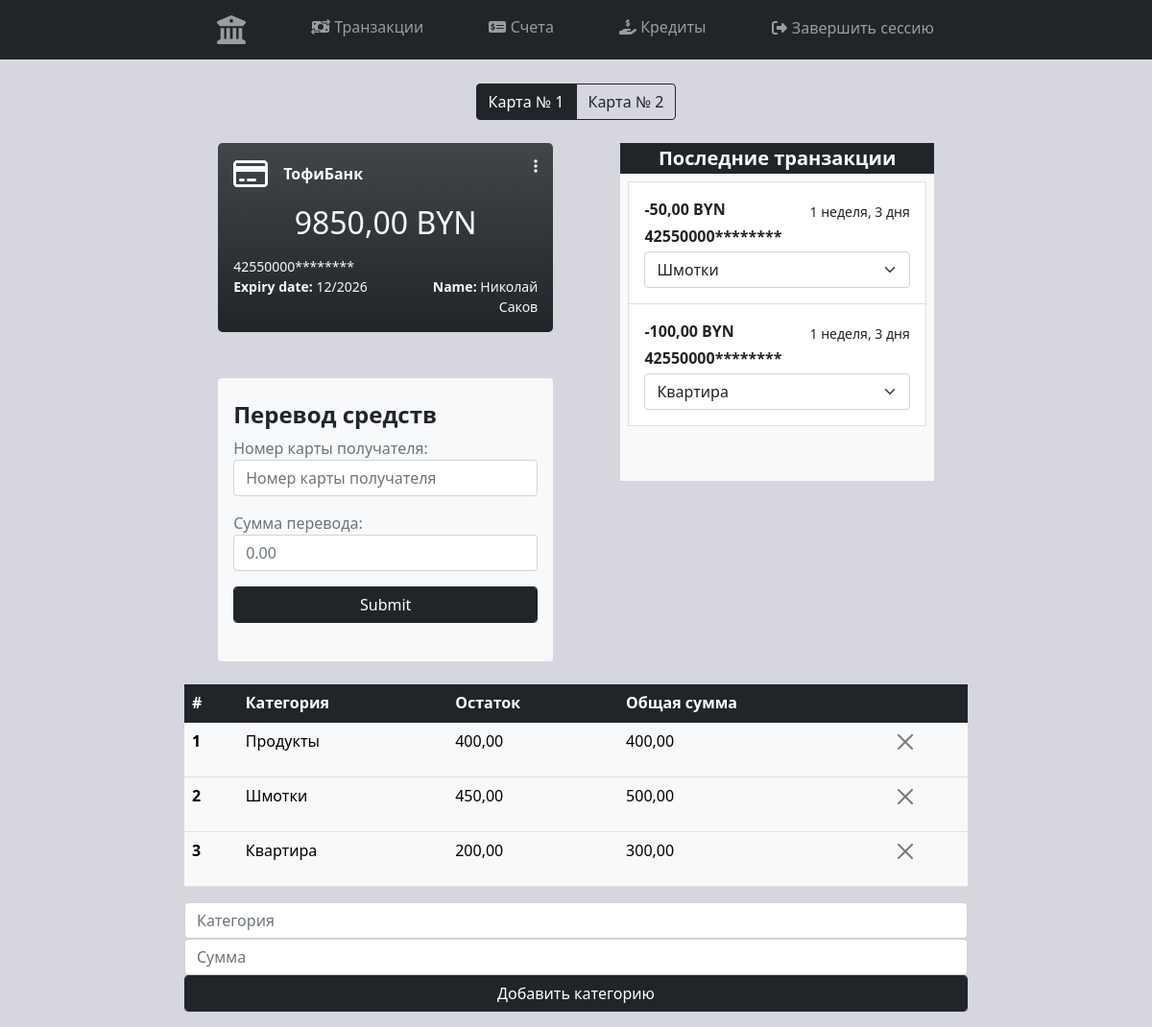
Screenshot of /transactions (signed in) with the database file from the repository.
### bank_system_app/models.py (models this page shows, shortened)
class Card(models.Model):
    user = models.ForeignKey("User", on_delete=models.SET_NULL, null=True)
    first_name = models.CharField(max_length=32)
    last_name = models.CharField(max_length=32)
    number = models.CharField(max_length=16)
    expire_date = models.DateField()
    cvv_code = models.CharField(max_length=256)
    account = models.ForeignKey("Account", on_delete=models.CASCADE, related_name='cards')

class Account(models.Model):
    user = models.ForeignKey(User, on_delete=models.PROTECT)
    account_number = models.CharField(max_length=16, unique=True)
    balance = models.DecimalField(max_digits=10, decimal_places=2, default=0)

class Transactions(models.Model):
    user = models.ForeignKey("User", on_delete=models.CASCADE, null=True)
    amount = models.DecimalField(max_digits=10, decimal_places=2)
    date = models.DateTimeField(auto_now_add=True)
    card_from = models.ForeignKey("Card", on_delete=models.CASCADE, related_name='card_from')
    card_to = models.ForeignKey("Card", on_delete=models.CASCADE, related_name='card_to')
    category = models.ForeignKey("Categories", on_delete=models.SET_NULL, null=True)

class Categories(models.Model):
    user = models.ForeignKey("User", on_delete=models.CASCADE)
    name = models.CharField(max_length=64)
    percent = models.DecimalField(max_digits=5, decimal_places=2)
    amount = models.DecimalField(max_digits=10, decimal_places=2, null=True)
    current_sum = models.DecimalField(max_digits=10, decimal_places=2)

### bank_system_app/views.py (the view)
# urls.py: path("transactions", TransactionsView.as_view(), name='transactions'),
class TransactionsView(TemplateView):
    template_name = 'transactions/index.html'
    def get_context_data(self, **kwargs) -> dict[str, any]:
        context = super().get_context_data(**kwargs)
        user = self.request.user
        if (user.is_authenticated):
            if Card.objects.filter(user=user).exists():
                cards = Card.objects.filter(user=user)
                context['cards'] = cards
                transactions = Transactions.objects.filter(user=user).order_by('-date')
                context['transactions'] = transactions
                if ('active_card' not in context):
                    context['active_card'] = 1
                categories = Categories.objects.filter(user=user)
                context['categories'] = categories
        return context
    def get(self, request, *args, **kwargs):
        context = self.get_context_data(**kwargs)
        return self.render_to_response(context)

### bank_system_app/templates/transactions/index.html (shortened to what this page needs)
{% extends 'layout.html' %}
{% load humanize %}
{% block content %}
    {% if user.is_authenticated %}
        {% if cards %}
            <div class="d-flex justify-content-center">
                <div class="btn-group mt-4" role="group" aria-label="Basic radio toggle button group">
                    {% for card in cards %}
                        <a href="{% url 'transactions' forloop.counter %}" class="btn {% if forloop.counter == active_card %} btn-dark {% else %} btn-outline-dark {% endif %}" name="btnradio" id="btnradio{{ forloop.counter }}">
                            Карта № {{ forloop.counter }}
                        </a>
                    {% endfor %}
                </div>
            </div>
            {% for card in cards %}
                {% if forloop.counter == active_card %}
                    <div class="d-flex justify-content-around mt-4 align-items-start">
                        <div class="d-flex flex-column">
                            <div class="payment-card bg-dark bg-gradient text-light d-flex flex-column p-3 rounded-3">
                                <div class="d-flex flex-row justify-content-between">
                                    <i class="fa-regular fa-credit-card h2"></i>
                                    <div class="flex-grow-1 ps-3 pt-1">
                                        <strong>ТофиБанк</strong>
                                    </div>
                                    <div class="dropdown">
                                        <a class="decoration-none text-light" id="dropdownMenuCardButton" href="#" data-bs-toggle="dropdown" aria-expanded="false">
                                            <i class="fa-solid fa-ellipsis-vertical"></i>
                                        </a>
                                    </div>
                                </div>
                                <h2 class="py-2 text-center">
                                    {{ card.account.balance }} BYN
                                </h2>
                                <div class="row">
                                    <div class="col-6">
                                        <small id="card_number" class="pt-3 card_number">
                                        </small>
                                    </div>
                                </div>
                                <div class="row">
                                    <div class="col-sm-6">
                                        <small>
                                            <strong>Expiry date:</strong> {{ card.expire_date.month }}/{{card.expire_date.year}}
                                        </small>
                                    </div>
                                    <div class="col-sm-6 text-end">
                                        <small>
                                            <strong>Name:</strong> <span class="">{{ card.first_name }} {{ card.last_name }}</span>
                                        </small>
                                    </div>
                                </div>
                            </div>
                            <section class="mt-5 bg-light py-4 px-3 rounded-2">
                                <h4><strong>Перевод средств</strong></h4>
                                <form action="{% url "make_transaction" %}" method="post">
                                    <div class="d-flex flex-column text-muted">
                                        <label>Номер карты получателя: </label>
                                        <input class="form-control" type="text" name="card_number" placeholder="Номер карты получателя">
                                        <label class="mt-3">Сумма перевода: </label>
                                        <input class="form-control" type="number" step=".01" name="sum" placeholder="0.00">
                                        <input class="form-control btn-dark mt-3" type="submit">
                                    </div>
                                </form>
                            </section>
                        </div>
                        <section class="d-flex flex-column w-40 h-100">
                            <div class="bg-dark text-light">
                                <h5 class="p-1 rounded-2 mb-0 text-center"><strong>Последние транзакции</strong></h5>
                            </div>
                            <div class="bg-light min-vh-40 p-2">
                                {% for transaction in transactions %}
                                    <a href="#" class="list-group-item list-group-item-action py-3" aria-current="true">
                                        <div class="d-flex align-items-center justify-content-between">
                                        <strong class="mb-1">-{{ transaction.amount }} BYN</strong>
                                        <small>{{ transaction.date|timesince }}</small>
                                        </div>
                                        <div class="col-10 mb-1"><strong class="card_number">{{ transaction.card_from.number }}</strong></div>
                                        <select name="categorySelects" class="form-select" aria-label="Default select example">
                                            {% for category in categories %}
                                                <option value="{{ category.id }}" {% if transaction.category.id == category.id %}selected{% endif %}>{{ category.name }}</option>
                                            {% endfor %}
                                        </select>
                                    </a>
                                {% endfor %}
                            </div>
                        </section>
                    </div>
                    <section class="distribution mt-4">
                        <table class="table">
                            <thead class="table-dark">
                                <tr>
                                    <th scope="col">#</th>
                                    <th scope="col">Категория</th>
                                    <th scope="col">Остаток</th>
                                    <th scope="col">Общая сумма</th>
                                    <th scope="col"></th>
                                </tr>
                            </thead>
                            <tbody>
                                {% for category in categories %}
                                    <tr class="table-light">
                                        <th scope="row">{{ forloop.counter }}</th>
                                        <td>{{ category.name }}</td>
                                        <td>{{ category.current_sum }}</td>
                                        <td>{{ category.amount }}</td>
                                        <td>
                                            <form method="post" action="{% url 'delete_category' %}" class="">
                                                <button class="btn btn-outline-danger btn-close"></button>
                                            </form>
                                        </td>
                                    </tr>
                                {% endfor %}
                            </tbody>
                        </table>
                        <form method="post" action="{% url 'add_category' %}">
                            <input class="form-control" name="category_name" type="text" placeholder="Категория">
                            <input class="form-control" name="category_sum" type="number" placeholder="Сумма">
                            <input class="form-control btn btn-dark" type="submit" value="Добавить категорию">
                        </form>
                    </section>
                {% endif %}
            {% endfor %}
        {% endif %}
    {% endif %}
{% endblock %}

### bank_system_app/static/css/style.css (style rules this page uses)
.w-40 { width: 40% !important; }
.min-vh-40 { min-height: 40vh !important; }
body { background-color: #D6D6DE; font-family: 'Noto Sans', sans-serif; }

### rows the page displays
Card: account.balance "9850,00", expire_date.month "12", expire_date.year "2026", first_name "Николай", last_name "Саков"
Transactions: categorySelects "Шмотки"
Transactions: categorySelects "Квартира"
Categories: name "Продукты", current_sum "400,00", amount "400,00"
Categories: name "Шмотки", current_sum "450,00", amount "500,00"
Categories: name "Квартира", current_sum "200,00", amount "300,00"
